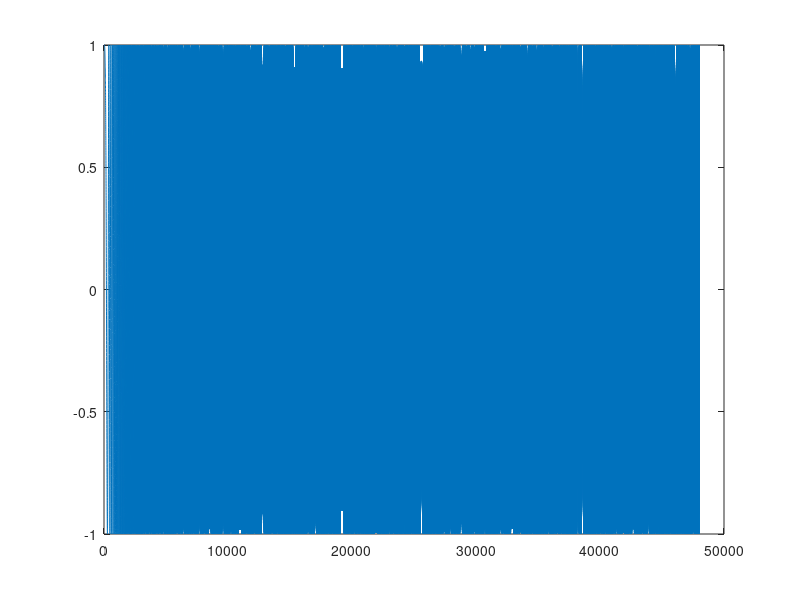
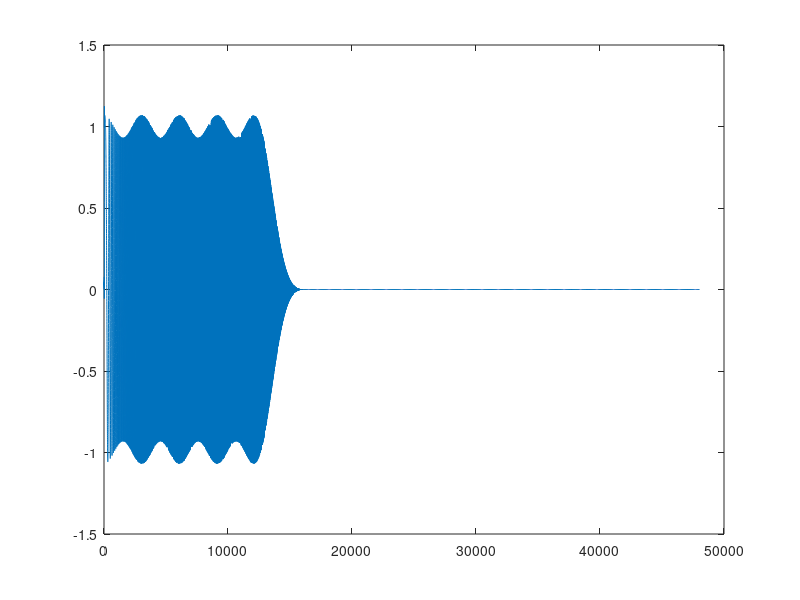
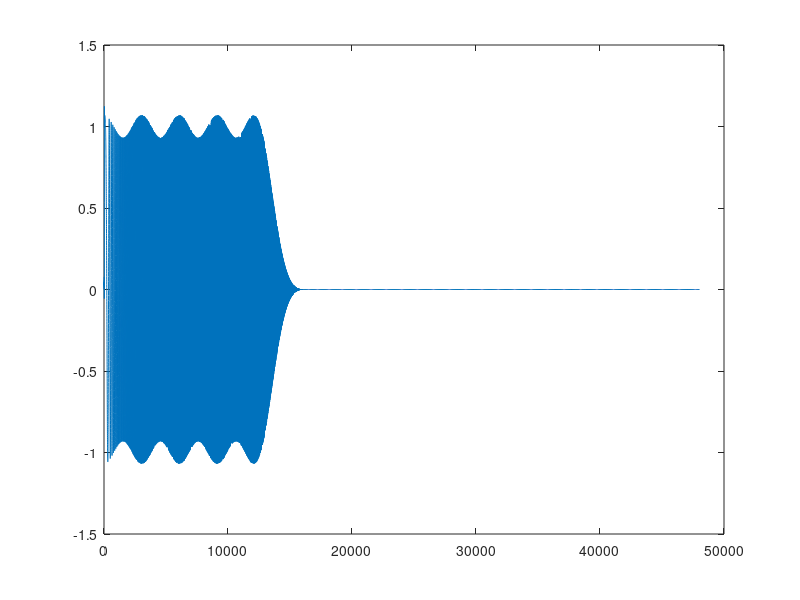

These figures' MATLAB source, in order:
clear all;

f = 1; % Frequency in Hz
Fs = 48e3; % Sampling frequency in Hz (must be at least 2*f for Nyquist)
T = 1; % Duration of the signal in seconds
A = 1; % Amplitude of the sinusoid

% Time vector
t = 0:1/Fs:T-1/Fs; % Time from 0 to T with step size 1/Fs
f = 1;
f0 = 1;
f1 = 30e3;

% Sinusoidal signal
signal = A * sin(2 * pi * f * t);

signal = chirp(t, f0, T, f1);

figure;
plot(signal);

data = load("FIR_LP_fcutoff=8kHz.mat");
Num = data.Num;

filtered_signal = filter(Num, 1, signal);

figure;
plot(filtered_signal);


data2 = load("impulse_response_coefficients2.mat");
impulse_response = data2.impulse_response_coefficients;

y_manual_filtered = zeros(size(filtered_signal));
for k=1:length(signal)
    if k < 59
        q = [signal(1:k)'; zeros(58-k, 1)];
    else
        q = signal(k-58+1:k)';
    end

    y_manual_filtered(k) = impulse_response' * q;
end

figure;
plot(y_manual_filtered);

